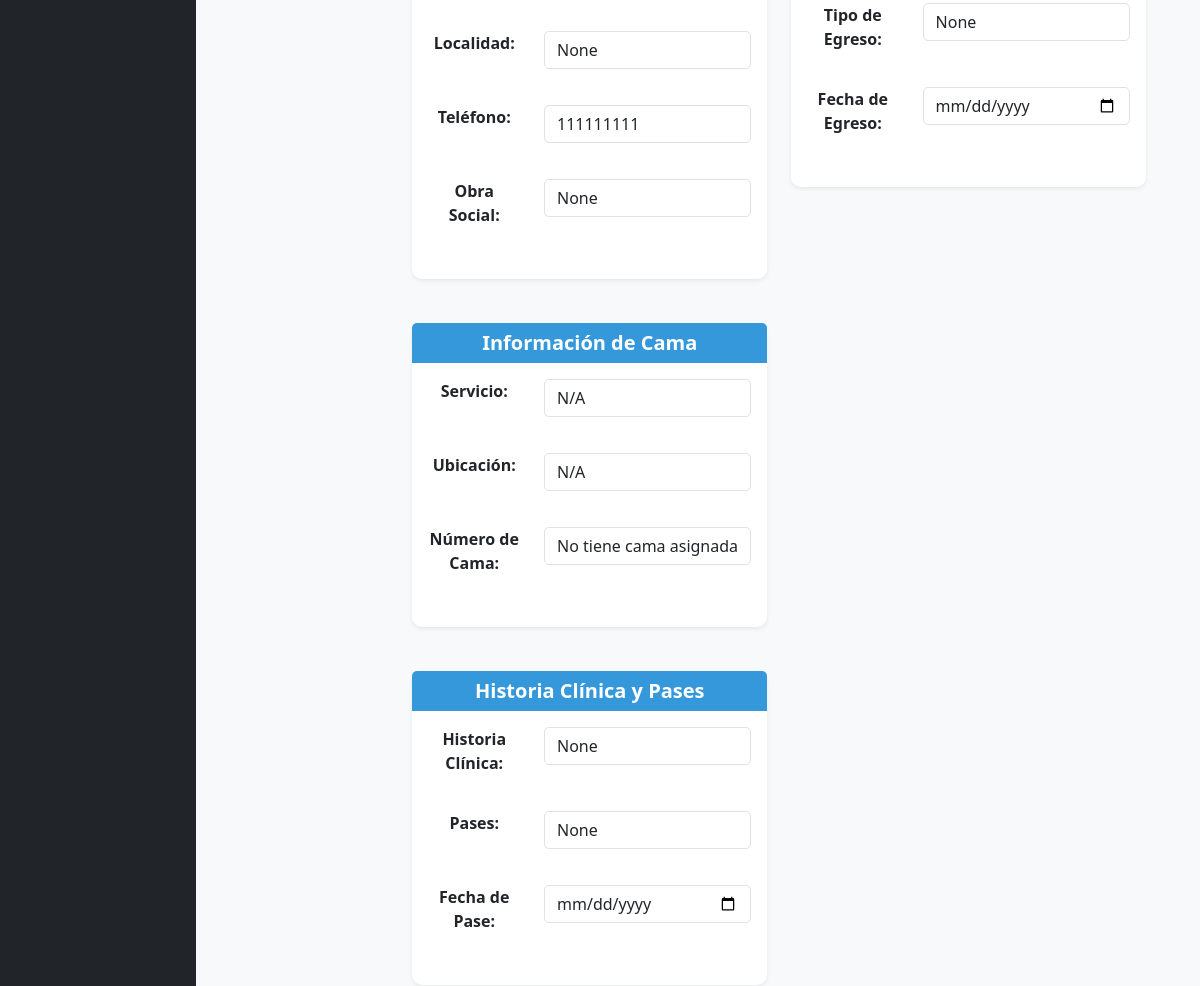
The app's page /editarpaciente/1/ (middle part), older data.
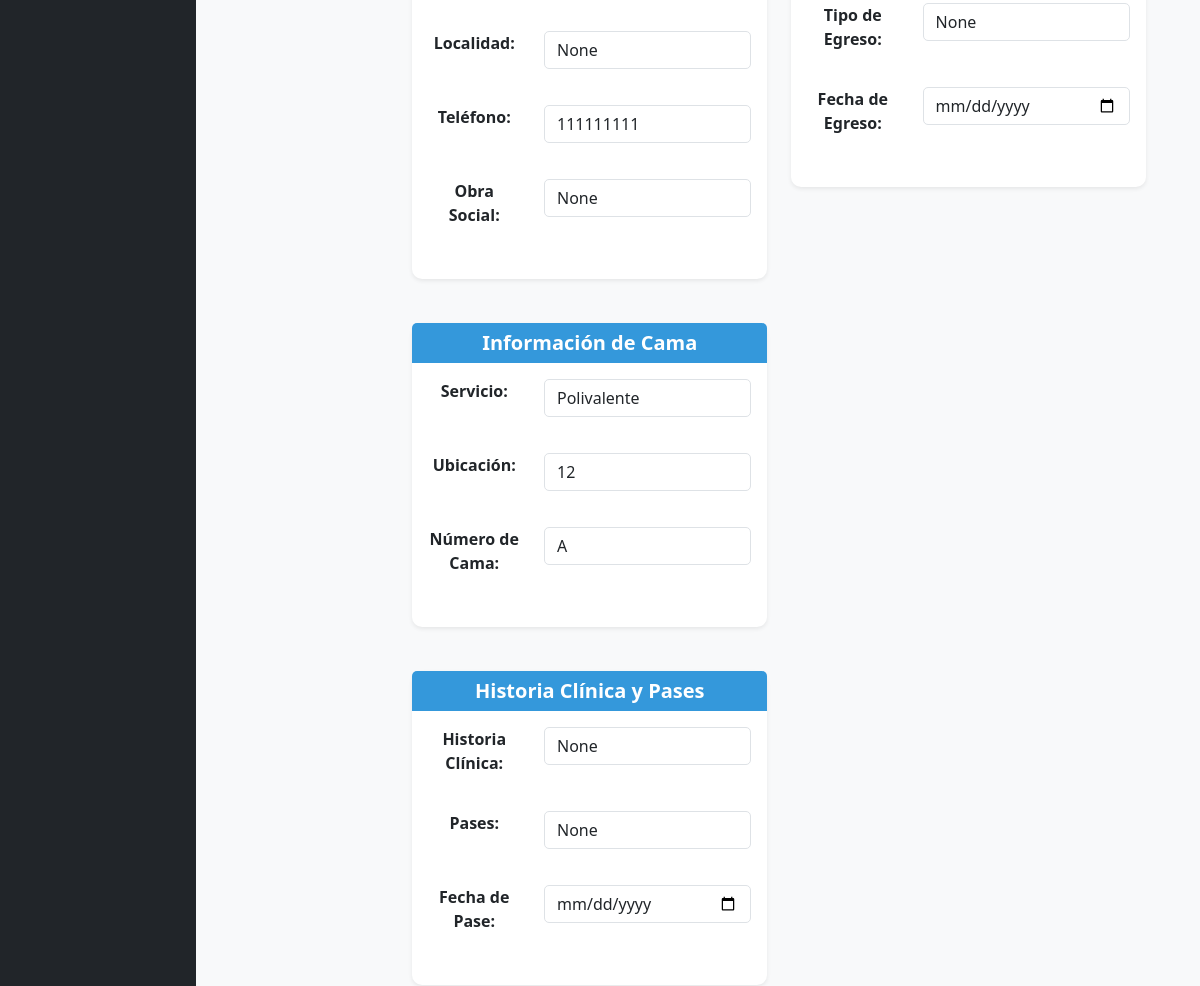
The same page, newer data.
### pacientes/models.py (models this page shows, shortened)
class Paciente(models.Model):
    nombre_completo = models.CharField(max_length=255, null=True, blank=True)
    dni = models.CharField(max_length=15, unique=True)
    fecha_nacimiento = models.DateField()
    domicilio = models.CharField(max_length=255, null=True, blank=True)
    localidad = models.CharField(max_length=100, null=True, blank=True)
    telefono = models.CharField(max_length=20)
    obra_social = models.CharField(max_length=100, null=True, blank=True)
    fecha_ingreso = models.DateField(default=timezone.now)
    diagnostico = models.CharField(max_length=255, null=True, blank=True)
    causa_externa = models.CharField(max_length=255, null=True, blank=True)  # Solo para pediatría/guardia
    arm = models.BooleanField(default=False)  # Si necesita asistencia respiratoria
    tipo_egreso = models.CharField(max_length=50, null=True, blank=True)  # Alta, Derivado, etc.
    fecha_egreso = models.DateField(null=True, blank=True)
    nombre_tutor = models.CharField(max_length=255, null=True, blank=True)
    dni_tutor = models.CharField(max_length=15, null=True, blank=True)
    historia_clinica = models.CharField(max_length=50, null=True, blank=True)
    pases = models.CharField(max_length=255, null=True, blank=True)  # Detalle de los pases
    fecha_pase = models.DateField(null=True, blank=True)
    @property
    def cama_actual(self):
        paciente_cama = self.pacientecama_set.filter(fecha_liberacion__isnull=True).first()
        return paciente_cama.cama if paciente_cama else None
    def obtener_info_cama(self):
        cama = self.cama_actual
        if cama:
            return {
                "servicio": cama.ubicacion.servicio.nombre,
                "ubicacion": cama.ubicacion.nombre,
                "numero": cama.numero
            }
        else:
            return {
                "servicio": "N/A",
                "ubicacion": "N/A",
                "numero": "No tiene cama asignada"
            }

### gestioncamas/models.py (models this page shows, shortened)
class PacienteCama(models.Model):
    paciente = models.ForeignKey(
        Paciente, on_delete=models.SET_NULL, null=True, blank=True
    )
    cama = models.ForeignKey(Cama, on_delete=models.CASCADE)
    fecha_asignacion = models.DateTimeField(default=timezone.now)
    fecha_liberacion = models.DateTimeField(null=True, blank=True)

class Cama(models.Model):
    ESTADO_CHOICES = [
        ("LIBRE", "Libre"),
        ("OCUPADA", "Ocupada"),
        ("RESERVADA", "Reservada"),
        ("EN_REFACCION", "En Refacción"),
        ("FUERA_DE_SERVICIO", "Fuera de Servicio"),
    ]
    ubicacion = models.ForeignKey(Ubicacion, on_delete=models.CASCADE)
    numero = models.CharField(max_length=20)
    estado = models.CharField(choices=ESTADO_CHOICES, max_length=20)
    notas = models.TextField(blank=True)
    ultima_actualizacion = models.DateTimeField(auto_now=True)
    ultima_limpieza = models.DateTimeField(null=True, blank=True)
    activo = models.BooleanField(default=True)
    created_at = models.DateTimeField(auto_now_add=True)
    updated_at = models.DateTimeField(auto_now=True)

class Ubicacion(models.Model):
    TIPO_CHOICES = [("HABITACION", "Habitación"), ("AREA", "Área")]
    servicio = models.ForeignKey(Servicio, on_delete=models.CASCADE)
    nombre = models.CharField(max_length=100)
    tipo = models.CharField(choices=TIPO_CHOICES, max_length=10)
    capacidad = models.IntegerField()
    notas = models.TextField(blank=True)
    activo = models.BooleanField(default=True)
    created_at = models.DateTimeField(auto_now_add=True)
    updated_at = models.DateTimeField(auto_now=True)

class Servicio(models.Model):
    nombre = models.CharField(max_length=100)
    descripcion = models.TextField()
    color_identificativo = models.CharField(max_length=7)
    orden_visualizacion = models.IntegerField()
    capacidad_total = models.IntegerField()
    nivel_alerta_ocupacion = models.IntegerField()
    activo = models.BooleanField(default=True)
    created_at = models.DateTimeField(auto_now_add=True)
    updated_at = models.DateTimeField(auto_now=True)

### pacientes/views.py (the view)
# urls.py: path('editarpaciente/<int:id>/', views.editarpaciente, name='editarpaciente'),
def editarpaciente(request, id):
    paciente = get_object_or_404(Paciente, pk=id)
    if request.method == "POST":
        form = PacienteForm(request.POST, instance=paciente)
        if form.is_valid():
            form.save()
            return redirect("pacientes:Pacientes")
        else:
            print("Formulario no válido")
            print(form.errors)
    else:
        if paciente.fecha_nacimiento:
            paciente.fecha_nacimiento = paciente.fecha_nacimiento.strftime("%Y-%m-%d")
        if paciente.fecha_ingreso:
            paciente.fecha_ingreso = paciente.fecha_ingreso.strftime("%Y-%m-%d")
        if paciente.fecha_egreso:
            paciente.fecha_egreso = paciente.fecha_egreso.strftime("%Y-%m-%d")
        else:
            paciente.fecha_egreso = ""
        if paciente.fecha_pase:
            paciente.fecha_pase = paciente.fecha_pase.strftime("%Y-%m-%d")
        else:
            paciente.fecha_pase = ""
        form = PacienteForm(instance=paciente)
    return render(request, "editarpaciente.html", {"paciente": paciente, "form": form})

### pacientes/templates/editarpaciente.html (shortened to what the changed rows need)
{% extends "base.html" %} {% block main_content %}
<div class="container-fluid">
  <main class="col-md-10 ms-sm-auto px-md-4">
    <form
      method="POST"
      action="{% url 'pacientes:editarpaciente' paciente.id %}"
    >
      <div class="row">
        <div class="col-md-6">
          <div class="card mb-4 shadow-sm">
            <div class="card-body">
              <div class="row mb-3">
                <div class="col-sm-8">
                  <input
                    type="text"
                    class="form-control"
                    name="localidad"
                    value="{{ paciente.localidad }}"
                    required
                  />
                </div>
              </div>
              <div class="row mb-3">
                <div class="col-sm-8">
                  <input
                    type="text"
                    class="form-control"
                    name="telefono"
                    value="{{ paciente.telefono }}"
                    required
                  />
                </div>
              </div>
              <div class="row mb-3">
                <div class="col-sm-8">
                  <input
                    type="text"
                    class="form-control"
                    name="obra_social"
                    value="{{ paciente.obra_social }}"
                    required
                  />
                </div>
              </div>
            </div>
          </div>
        </div>
        <div class="col-md-6">
          <div class="card mb-4 shadow-sm">
            <div class="card-body">
              <div class="row mb-3">
                <div class="col-sm-8">
                  <input
                    type="text"
                    class="form-control"
                    name="tipo_egreso"
                    value="{{ paciente.tipo_egreso }}"
                  />
                </div>
              </div>
            </div>
          </div>
        </div>
      </div>
      <div class="row">
        <div class="col-md-6">
          <div class="card mb-4 shadow-sm">
            <div class="card-body">
              <div class="row mb-3">
                <div class="col-sm-8">
                  <input
                    type="text"
                    class="form-control"
                    name="servicio"
                    value="{{ paciente.obtener_info_cama.servicio }}"
                  />
                </div>
              </div>
              <div class="row mb-3">
                <div class="col-sm-8">
                  <input
                    type="text"
                    class="form-control"
                    name="ubicacion"
                    value="{{ paciente.obtener_info_cama.ubicacion }}"
                  />
                </div>
              </div>
              <div class="row mb-3">
                <div class="col-sm-8">
                  <input
                    type="text"
                    class="form-control"
                    name="numero_cama"
                    value="{{ paciente.obtener_info_cama.numero }}"
                  />
                </div>
              </div>
            </div>
          </div>
        </div>
      </div>
      <div class="row">
        <div class="col-md-6">
          <div class="card mb-4 shadow-sm">
            <div class="card-body">
              <div class="row mb-3">
                <div class="col-sm-8">
                  <input
                    type="text"
                    class="form-control"
                    name="historia_clinica"
                    value="{{ paciente.historia_clinica }}"
                  />
                </div>
              </div>
              <div class="row mb-3">
                <div class="col-sm-8">
                  <input
                    type="text"
                    class="form-control"
                    name="pases"
                    value="{{ paciente.pases }}"
                  />
                </div>
              </div>
            </div>
          </div>
        </div>
      </div>
    </form>
  </main>
</div>
{% endblock %}

Row changes from the older to the newer data that the page shows:
changed Paciente "None": servicio "N/A" → "Polivalente"; ubicacion "N/A" → "12"; numero_cama "No tiene cama asignada" → "A"
